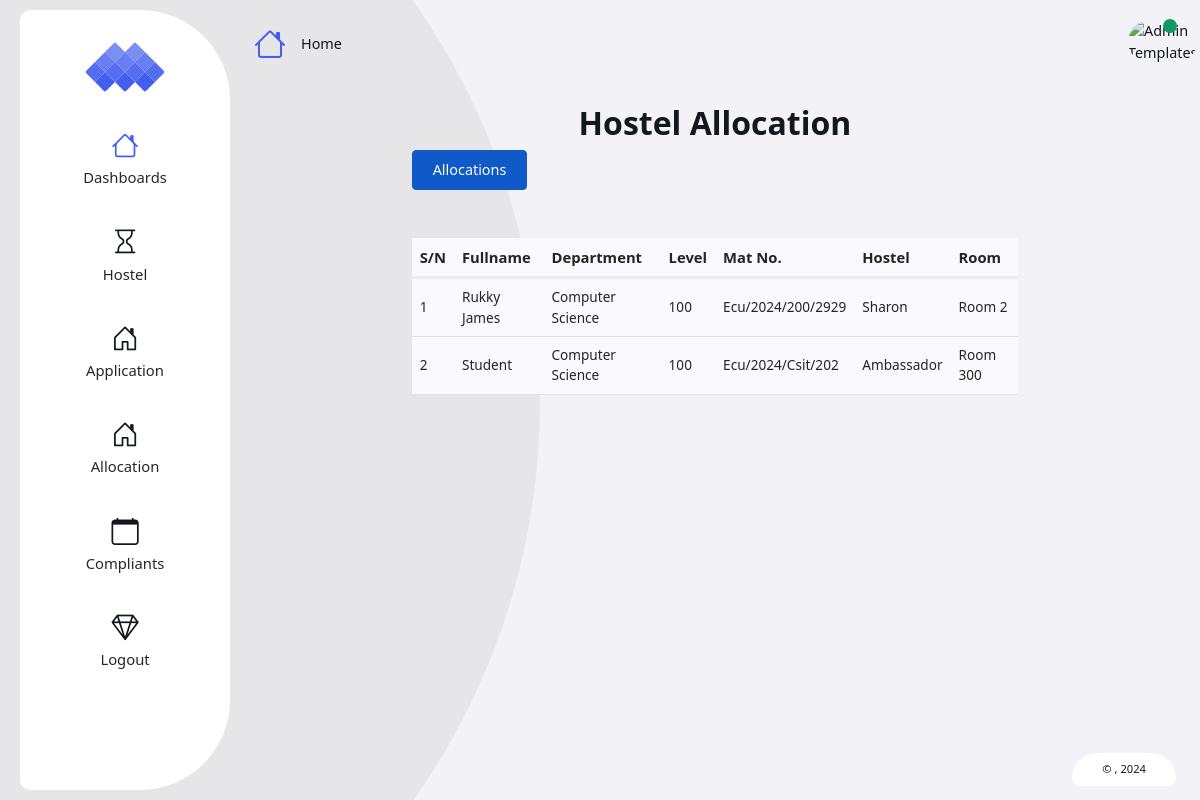
The page /php/view/admin/studentsallocation.php (signed in) on the database its author committed.
### tables this page shows
CREATE TABLE `allocation` (
  `id` int(255) NOT NULL,
  `fullname` varchar(255) NOT NULL,
  `matNo` varchar(255) NOT NULL,
  `department` varchar(255) NOT NULL,
  `level` varchar(255) NOT NULL,
  `room` varchar(255) NOT NULL,
  `hostel` varchar(255) NOT NULL,
  `user_id` int(255) NOT NULL
);

### php/model/config.php (called while the page is built, shortened)
<?php
class Config{
    public $hostname = 'localhost';
    public $username = 'root';
    public $password = '';
    public $database = 'hostel';
    public $connection;
    public function __construct()
    {
        $this->connection = new mysqli($this->hostname, $this->username, $this->password, $this->database);
    }
    public function connection()
    {
        return $this->connection;
    }
}

### php/model/allocation.php (the view, shortened to what this page needs)
<?php
class Allocation extends User{
    public $connection;
    public function __construct()
    {
        $connect = new Config();
        $this->connection = $connect->connection();
    }
    public function allocations(){
        $prepared = "SELECT * FROM `allocation` ORDER BY id DESC";
        $sql = $this->connection->query($prepared);
        if($sql->num_rows > 0){
            $i = 1;
            foreach ($sql as $value) {
                echo '<tr>
                        <td>'.$i++.'</td>
                        <td class="text-capitalize">'.$value['fullname'].'</td>
                        <td class="text-capitalize">'.$value['department'].'</td>
                        <td class="text-capitalize">'.$value['level'].'</td>
                        <td class="text-capitalize">'.$value['matNo'].'</td>
                        <td class="text-capitalize">'.$value['hostel'].'</td>
                        <td class="text-capitalize">'.$value['room'].'</td>
                    </tr>';
            }
        }
    }
}

### rows shown on the page
allocation: fullname "Rukky James", department "Computer Science", level "100", matNo "Ecu/2024/200/2929", hostel "Sharon", room "Room 2"
allocation: fullname "Student", department "Computer Science", level "100", matNo "Ecu/2024/Csit/202", hostel "Ambassador", room "Room 300"
